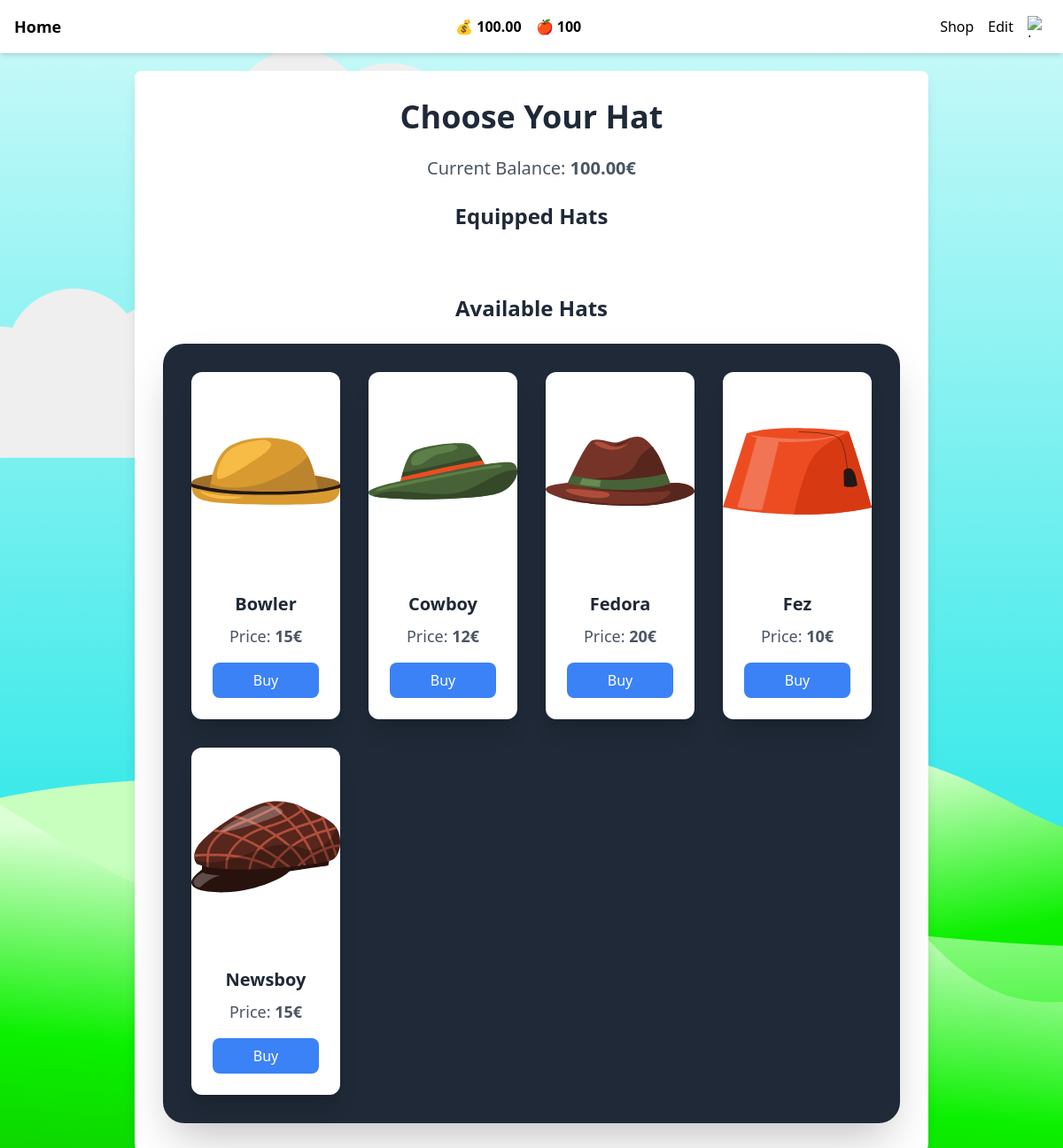
The page /edit.php (signed in) on the database as committed earlier.
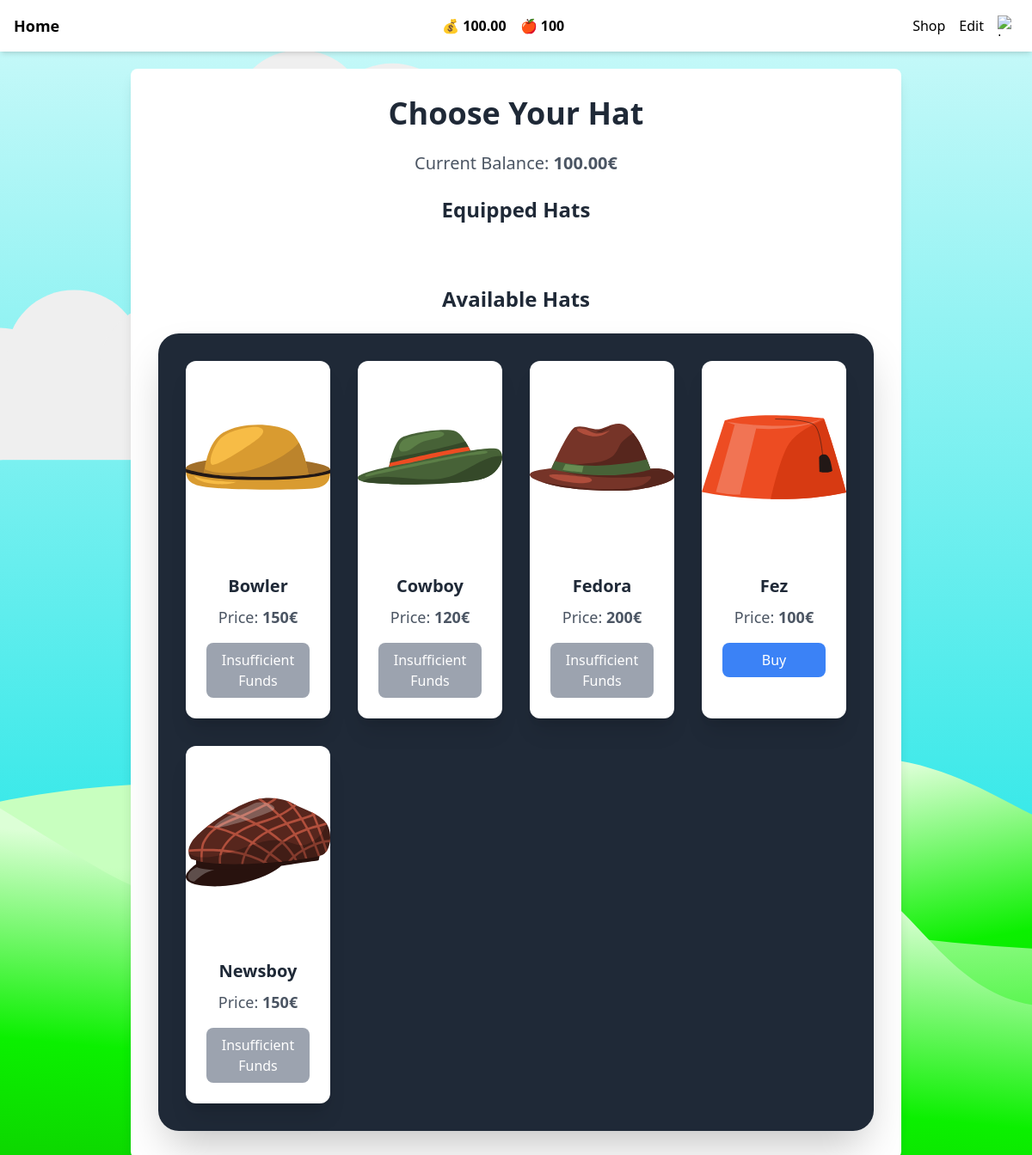
The same page on the database as committed later.
### tables this page shows
CREATE TABLE `hats` (
  `hat_id` int(11) NOT NULL,
  `hat_name` varchar(255) NOT NULL,
  `price` int(11) NOT NULL,
  `image_url` varchar(255) NOT NULL
);

### edit.php (the view, shortened to what this page needs)
<?php
require "config.php";
$user_ID = $conn->real_escape_string($_COOKIE['user_ID']);
$availableHatsQuery = "
    SELECT h.hat_id, h.hat_name, h.price, h.image_url
    FROM hats h
    LEFT JOIN user_hats uh ON h.hat_id = uh.hat_id AND uh.user_id = '$user_ID'
    WHERE uh.user_id IS NULL
";
$availableHatsResult = $conn->query($availableHatsQuery);
$moneyQuery = "SELECT money FROM game WHERE user_ID = '$user_ID'";
$moneyResult = $conn->query($moneyQuery);
$userMoney = $moneyResult->fetch_assoc()['money'];
?>
<!DOCTYPE html>
<html lang="en">
<head>
    <script src="https://cdn.tailwindcss.com"></script>
</head>
<body class="bg-gray-100 min-h-screen flex flex-col items-center bg-[url(./assets/svg/bg.svg)] bg-cover">
    <?php include './assets/site/header.php'; ?>
    <main class="w-full max-w-4xl bg-white p-8 rounded-lg shadow-lg mt-20 mb-12">
        <div class="container mx-auto text-center">
            <h1 class="text-4xl font-extrabold text-gray-800 mb-6">Choose Your Hat</h1>
            <p class="text-xl text-gray-600 mb-6">Current Balance: <span
                    class="font-semibold"><?php echo $userMoney; ?>€</span></p>
            <section class="mb-12">
                <h2 class="text-2xl font-semibold text-gray-800 mb-6">Equipped Hats</h2>
            </section>
            <section>
                <h2 class="text-2xl font-semibold text-gray-800 mb-6">Available Hats</h2>
                <?php if ($availableHatsResult->num_rows > 0): ?>
                    <div
                        class="grid grid-cols-1 sm:grid-cols-2 md:grid-cols-3 lg:grid-cols-4 gap-8 bg-gray-800 p-8 rounded-3xl shadow-2xl">
                        <?php while ($hat = $availableHatsResult->fetch_assoc()): ?>
                            <div
                                class="bg-white shadow-xl rounded-xl overflow-hidden transition-all duration-200 hover:shadow-2xl">
                                <img class="w-full h-56 object-fit" src="<?php echo $hat['image_url']; ?>"
                                    alt="<?php echo $hat['hat_name']; ?>">
                                <div class="p-6">
                                    <h3 class="text-xl font-semibold text-gray-800 mb-2"><?php echo $hat['hat_name']; ?></h3>
                                    <p class="text-lg text-gray-600">Price: <span
                                            class="font-semibold"><?php echo $hat['price']; ?>€</span></p>
                                    <button
                                        class="mt-4 w-full py-2 px-4 rounded-lg text-white transition-all duration-300 <?php echo $hat['price'] > $userMoney ? 'bg-gray-400 cursor-not-allowed' : 'bg-blue-500 hover:bg-blue-600'; ?>"
                                        <?php echo $hat['price'] > $userMoney ? 'disabled' : ''; ?>
                                        data-hat-id="<?php echo $hat['hat_id']; ?>"
                                        data-hat-name="<?php echo $hat['hat_name']; ?>"
                                        data-price="<?php echo $hat['price']; ?>">
                                        <?php echo $hat['price'] > $userMoney ? 'Insufficient Funds' : 'Buy'; ?>
                                    </button>
                                </div>
                            </div>
                        <?php endwhile; ?>
                    <?php else: ?>
                        <p class="text-lg text-gray-600 text-center">No available hats.</p>
                    <?php endif; ?>
                </div>
            </section>
        </div>
    </main>
</body>
</body>
</html>

Rows that differ between the two databases and show on the page:
changed hats "Bowler": price "15" → "150"; price "Buy" → "Insufficient Funds"
changed hats "Cowboy": price "12" → "120"; price "Buy" → "Insufficient Funds"
changed hats "Fedora": price "20" → "200"; price "Buy" → "Insufficient Funds"
changed hats "Fez": price "10" → "100"
changed hats "Newsboy": price "15" → "150"; price "Buy" → "Insufficient Funds"
